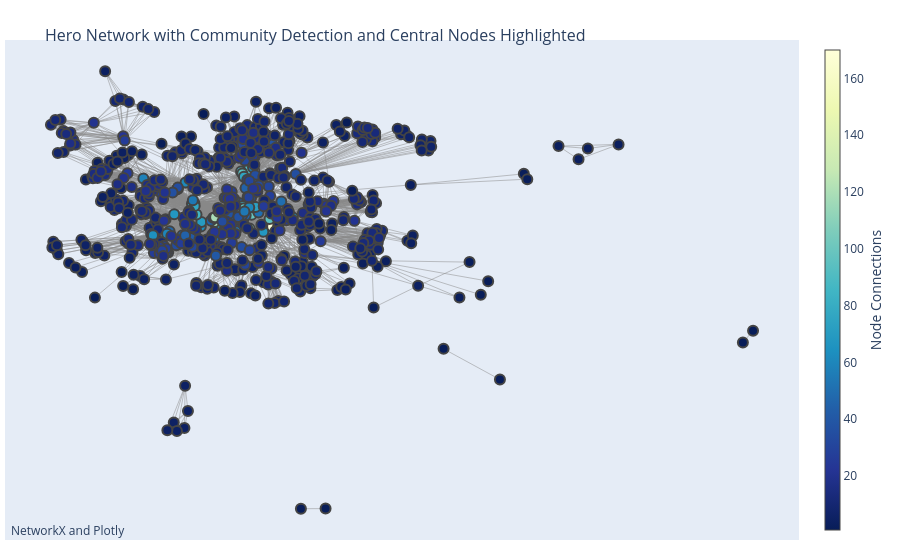

Source (notebook cell):
### Code cell
# Extract node and edge positions from the layout
edge_x = []
edge_y = []
for edge in G.edges():
    x0, y0 = pos[edge[0]]
    x1, y1 = pos[edge[1]]
    edge_x.append(x0)
    edge_x.append(x1)
    edge_x.append(None)  # None values are used by Plotly to separate lines
    edge_y.append(y0)
    edge_y.append(y1)
    edge_y.append(None)

# Create a trace for the edges
edge_trace = go.Scatter(
    x=edge_x, y=edge_y,
    line=dict(width=0.5, color='#888'),
    hoverinfo='none',
    mode='lines')

# Create a trace for the nodes
node_x = []
node_y = []
text = []
for node in G.nodes():
    x, y = pos[node]
    node_x.append(x)
    node_y.append(y)
    text.append(node)  # The node's text label

node_trace = go.Scatter(
    x=node_x, y=node_y,
    mode='markers',
    hoverinfo='text',
    text=text,
    marker=dict(
        showscale=True,
        # Color scale options: 'Greys', 'YlGnBu', 'Greens', 'YlOrRd', 'Bluered', 'RdBu',
        # 'Reds', 'Blues', 'Picnic', 'Rainbow', 'Portland', 'Jet', 'Hot', 'Blackbody', 'Earth',
        # 'Electric', 'Viridis', 'Cividis'
        colorscale='YlGnBu',
        reversescale=True,
        color=[],
        size=10,
        colorbar=dict(
            thickness=15,
            title='Node Connections',
            xanchor='left',
            titleside='right'
        ),
        line_width=2))

# Color node points by the number of connections
node_adjacencies = []
for node, adjacencies in enumerate(G.adjacency()):
    node_adjacencies.append(len(adjacencies[1]))
node_trace.marker.color = node_adjacencies

# Create a figure
fig = go.Figure(data=[edge_trace, node_trace],
             layout=go.Layout(
                title='<br>Hero Network with Community Detection and Central Nodes Highlighted',
                titlefont_size=16,
                showlegend=False,
                hovermode='closest',
                margin=dict(b=20,l=5,r=5,t=40),
                annotations=[ dict(
                    text="NetworkX and Plotly",
                    showarrow=False,
                    xref="paper", yref="paper",
                    x=0.005, y=-0.002 ) ],
                xaxis=dict(showgrid=False, zeroline=False, showticklabels=False),
                yaxis=dict(showgrid=False, zeroline=False, showticklabels=False))
                )

fig.show()

### Figure 1 — Plotly figure (JSON) as saved in the notebook; plotly's stock layout.template omitted (floating-point values rounded to 4 significant figures; data arrays with more than 128 entries replaced by an {"elided": "..."} marker saying what was removed)
{"data": [{"hoverinfo": "none", "line": {"color": "#888", "width": 0.5}, "mode": "lines", "type": "scatter", "x": {"elided": "18762 float values"}, "y": {"elided": "18762 float values"}}, {"hoverinfo": "text", "marker": {"color": {"elided": "674 int values"}, "colorbar": {"thickness": 15, "title": {"side": "right", "text": "Node Connections"}, "xanchor": "left"}, "colorscale": [[0, "rgb(255,255,217)"], [0.125, "rgb(237,248,177)"], [0.25, "rgb(199,233,180)"], [0.375, "rgb(127,205,187)"], [0.5, "rgb(65,182,196)"], [0.625, "rgb(29,145,192)"], [0.75, "rgb(34,94,168)"], [0.875, "rgb(37,52,148)"], [1, "rgb(8,29,88)"]], "line": {"width": 2}, "reversescale": true, "showscale": true, "size": 10}, "mode": "markers", "text": {"elided": "674 str values"}, "type": "scatter", "x": {"elided": "674 float values"}, "y": {"elided": "674 float values"}}], "layout": {"annotations": [{"showarrow": false, "text": "NetworkX and Plotly", "x": 0.005, "xref": "paper", "y": -0.002, "yref": "paper"}], "hovermode": "closest", "margin": {"b": 20, "l": 5, "r": 5, "t": 40}, "showlegend": false, "title": {"font": {"size": 16}, "text": "<br>Hero Network with Community Detection and Central Nodes Highlighted"}, "xaxis": {"showgrid": false, "showticklabels": false, "zeroline": false}, "yaxis": {"showgrid": false, "showticklabels": false, "zeroline": false}}}
